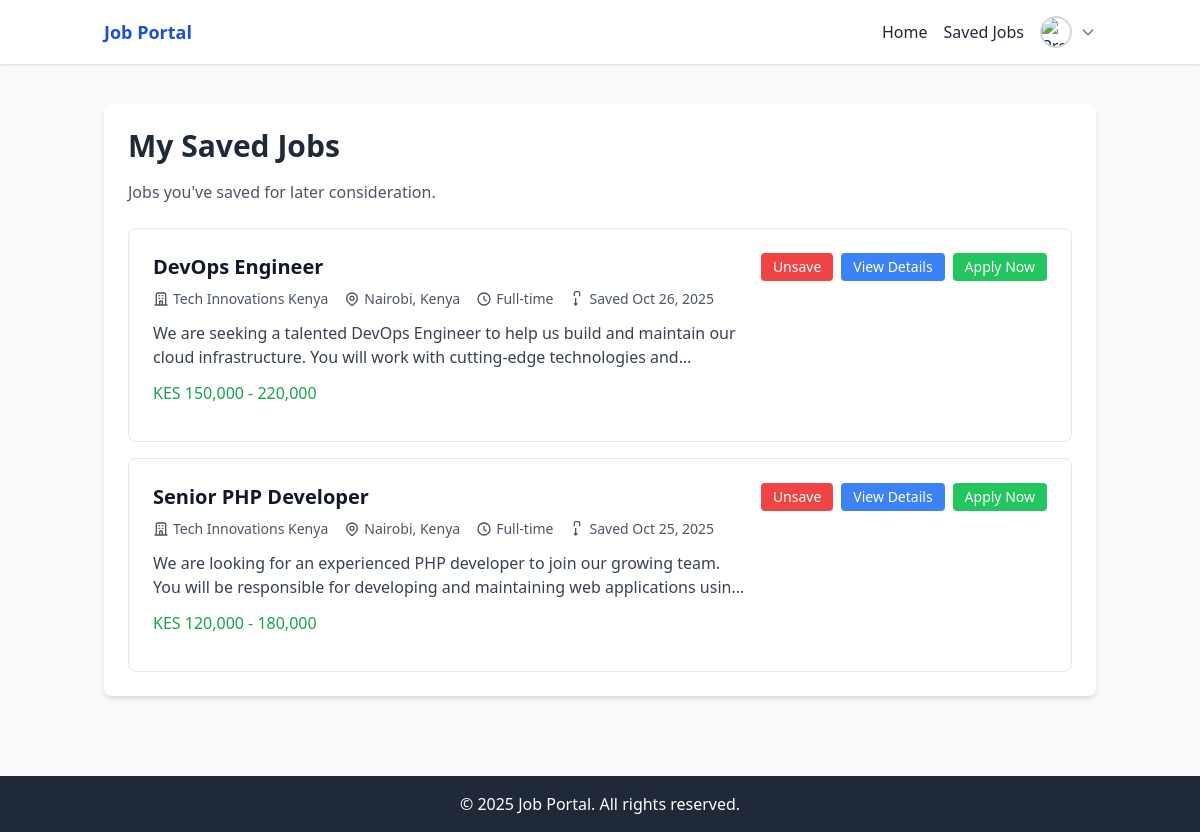
The page /jobs/saved-jobs.php (signed in) on the database its author committed.
### tables this page shows
CREATE TABLE `saved_jobs` (
  `uuid` char(36) NOT NULL,
  `job_uuid` char(36) NOT NULL,
  `job_seeker_uuid` char(36) NOT NULL,
  `saved_at` timestamp NOT NULL DEFAULT current_timestamp()
);

CREATE TABLE `job_posts` (
  `uuid` char(36) NOT NULL,
  `employer_uuid` char(36) NOT NULL,
  `title` varchar(150) NOT NULL,
  `job_level` varchar(100) DEFAULT NULL,
  `job_description` text NOT NULL,
  `job_type` varchar(100) DEFAULT NULL,
  `industry` varchar(100) DEFAULT NULL,
  `location` varchar(255) DEFAULT NULL,
  `salary_range` varchar(100) DEFAULT NULL,
  `additional_information` text DEFAULT NULL,
  `requirements_qualifications` text DEFAULT NULL,
  `status` enum('open','closed') DEFAULT 'open',
  `application_deadline` date DEFAULT NULL,
  `created_at` timestamp NOT NULL DEFAULT current_timestamp(),
  `updated_at` timestamp NOT NULL DEFAULT current_timestamp() ON UPDATE current_timestamp()
);

CREATE TABLE `employers` (
  `uuid` char(36) NOT NULL,
  `user_uuid` char(36) NOT NULL,
  `company_name` varchar(150) DEFAULT NULL,
  `contact_number` varchar(20) DEFAULT NULL,
  `location` varchar(255) DEFAULT NULL,
  `industry` varchar(100) DEFAULT NULL,
  `website` varchar(255) DEFAULT NULL,
  `company_logo` varchar(255) DEFAULT NULL,
  `about_company` text DEFAULT NULL,
  `created_at` timestamp NOT NULL DEFAULT current_timestamp(),
  `updated_at` timestamp NOT NULL DEFAULT current_timestamp() ON UPDATE current_timestamp()
);

### controllers/JobController.php (called while the page is built, shortened)
<?php
require_once __DIR__ . '/../models/Job.php';
require_once __DIR__ . '/../models/User.php';
class JobController {
    public function __construct($conn) {
        $this->job = new Job($conn);
        $this->user = new User($conn);
    }
}
?>

### helpers/session.php (called while the page is built, shortened)
<?php
function getUserId() {
  return $_SESSION['user_id'] ?? null;
}
?>

### models/User.php (called while the page is built, shortened)
<?php
class User {
    private $conn;
    public function __construct($db) {
        $this->conn = $db;
    }
public function getUserProfile($userId) {
  $roleStmt = $this->conn->prepare("SELECT role FROM users WHERE uuid = ?");
  $roleStmt->bind_param("s", $userId);
  $roleStmt->execute();
  $roleResult = $roleStmt->get_result();
  $roleData = $roleResult->fetch_assoc();
  $role = $roleData['role'];
  if ($role === 'jobseeker') {
    $sql = "
      SELECT
        u.uuid,
        u.email,
        u.profile_picture,
        u.role,
        u.is_verified,
        u.created_at,
        js.uuid as jobseeker_uuid,
        js.fullName,
        js.phone,
        js.gender,
        js.dob,
        js.location,
        js.bio,
        js.professional_title,
        js.skills,
        js.education,
        js.resume_file,
        js.profile_completed
      FROM users u
      LEFT JOIN job_seekers js ON u.uuid = js.user_uuid
      WHERE u.uuid = ?
    ";
  } else {
    $sql = "SELECT * FROM users WHERE uuid = ?";
  }
  $stmt = $this->conn->prepare($sql);
  $stmt->bind_param("s", $userId);
  $stmt->execute();
  $result = $stmt->get_result();
  $profile = $result->fetch_assoc();
  return $profile;
}
}
?>

### models/Job.php (called while the page is built, shortened)
<?php
class Job {
    private $conn;
    public function __construct($db) {
        $this->conn = $db;
    }
    public function getSavedJobs($jobseekerUuid) {
        $stmt = $this->conn->prepare("
            SELECT jp.*, e.company_name, sj.saved_at
            FROM saved_jobs sj
            JOIN job_posts jp ON sj.job_uuid = jp.uuid
            LEFT JOIN employers e ON jp.employer_uuid = e.uuid
            WHERE sj.job_seeker_uuid = ? AND jp.status = 'open'
            ORDER BY sj.saved_at DESC
        ");
        $stmt->bind_param("s", $jobseekerUuid);
        $stmt->execute();
        return $stmt->get_result()->fetch_all(MYSQLI_ASSOC);
    }
}
?>

### public/jobs/saved-jobs.php (the view, shortened to what this page needs)
<?php
require_once __DIR__ . '/../../helpers/session.php';
require_once __DIR__ . '/../../controllers/JobController.php';
require_once __DIR__ . '/../../config/db.php';
$jobController = new JobController($conn);
$userId = getUserId();
$jobseeker = $jobController->user->getUserProfile($userId);
$jobseekerUuid = $jobseeker['jobseeker_uuid'] ?? null;
$savedJobs = $jobController->job->getSavedJobs($jobseekerUuid);
include __DIR__ . '/../../includes/header.php';
?>
<div class="max-w-6xl mx-auto">
    <div class="bg-white rounded-lg shadow-md p-6 mb-6">
        <h1 class="text-3xl font-bold text-gray-800 mb-4">My Saved Jobs</h1>
        <p class="text-gray-600 mb-6">Jobs you've saved for later consideration.</p>
        <?php if (empty($savedJobs)): ?>
        <div class="text-center py-12">
            <div class="text-gray-500 mb-4">
                <svg class="mx-auto h-12 w-12 text-gray-400" fill="none" viewBox="0 0 24 24" stroke="currentColor">
                    <path stroke-linecap="round" stroke-linejoin="round" stroke-width="2"
                        d="M5 5a2 2 0 012-2h10a2 2 0 012 2v16l-7-3.5L5 21V5z" />
                </svg>
            </div>
            <h3 class="text-lg font-medium text-gray-900 mb-2">No saved jobs yet</h3>
            <p class="text-gray-500 mb-6">Start saving jobs that interest you to keep track of them here.</p>
            <a href="index.php" class="bg-blue-600 text-white px-6 py-2 rounded hover:bg-blue-700 transition">
                Browse Jobs
            </a>
        </div>
        <?php else: ?>
        <div class="space-y-4">
            <?php foreach ($savedJobs as $job): ?>
            <div class="border border-gray-200 rounded-lg p-6 hover:shadow-md transition-shadow">
                <div class="flex justify-between items-start">
                    <div class="flex-1">
                        <h3 class="text-xl font-semibold text-gray-900 mb-2">
                            <?php echo htmlspecialchars($job['title']); ?>
                        </h3>
                        <div class="flex items-center space-x-4 text-sm text-gray-600 mb-3">
                            <span class="flex items-center">
                                <svg class="w-4 h-4 mr-1" fill="none" stroke="currentColor" viewBox="0 0 24 24">
                                    <path stroke-linecap="round" stroke-linejoin="round" stroke-width="2"
                                        d="M19 21V5a2 2 0 00-2-2H7a2 2 0 00-2 2v16m14 0h2m-2 0h-5m-9 0H3m2 0h5M9 7h1m-1 4h1m4-4h1m-1 4h1m-5 10v-5a1 1 0 011-1h2a1 1 0 011 1v5m-4 0h4" />
                                </svg>
                                <?php echo htmlspecialchars($job['company_name'] ?? 'Company Name'); ?>
                            </span>
                            <span class="flex items-center">
                                <?php echo htmlspecialchars($job['location']); ?>
                            </span>
                            <span class="flex items-center">
                                <svg class="w-4 h-4 mr-1" fill="none" stroke="currentColor" viewBox="0 0 24 24">
                                    <path stroke-linecap="round" stroke-linejoin="round" stroke-width="2"
                                        d="M12 8v4l3 3m6-3a9 9 0 11-18 0 9 9 0 0118 0z" />
                                </svg>
                                <?php echo htmlspecialchars(ucfirst($job['job_type'])); ?>
                            </span>
                            <span class="flex items-center">
                                <svg class="w-4 h-4 mr-1" fill="none" stroke="currentColor" viewBox="0 0 24 24">
                                    <path stroke-linecap="round" stroke-linejoin="round" stroke-width="2"
                                        d="M8 7V3a2 2 0 012-2h4a2 2 0 012 2v4m-6 4v10m0 0l-2-2m2 2l2-2" />
                                </svg>
                                Saved <?php echo date('M j, Y', strtotime($job['saved_at'])); ?>
                            </span>
                        </div>
                        <p class="text-gray-700 mb-3 line-clamp-2">
                            <?php echo htmlspecialchars(substr($job['job_description'], 0, 200)) . (strlen($job['job_description']) > 200 ? '...' : ''); ?>
                        </p>
                        <?php if (!empty($job['salary_range'])): ?>
                        <p class="text-green-600 font-medium mb-3">
                            <?php echo htmlspecialchars($job['salary_range']); ?>
                        </p>
                        <?php endif; ?>
                    </div>
                    <div class="flex space-x-2 ml-4">
                        <button onclick="unsaveJob('<?php echo $job['uuid']; ?>', this.closest('.space-y-4 > div'))"
                            class="bg-red-500 text-white px-3 py-1 rounded text-sm hover:bg-red-600 focus:outline-none focus:ring-2 focus:ring-red-500 focus:ring-offset-2">
                            Unsave
                        </button>
                        <a href="job-details.php?id=<?php echo $job['uuid']; ?>"
                            class="bg-blue-500 text-white px-3 py-1 rounded text-sm hover:bg-blue-600 focus:outline-none focus:ring-2 focus:ring-blue-500 focus:ring-offset-2">
                            View Details
                        </a>
                        <a href="../applications/apply-job.php?id=<?php echo $job['uuid']; ?>"
                            class="bg-green-500 text-white px-3 py-1 rounded text-sm hover:bg-green-600 focus:outline-none focus:ring-2 focus:ring-green-500 focus:ring-offset-2">
                            Apply Now
                        </a>
                    </div>
                </div>
            </div>
            <?php endforeach; ?>
        </div>
        <?php endif; ?>
    </div>
</div>
<?php include __DIR__ . '/../../includes/footer.php'; ?>

### public/jobs/saved-jobs.php (style rules this page uses)
.line-clamp-2 { display: -webkit-box; -webkit-line-clamp: 2; -webkit-box-orient: vertical; overflow: hidden; }

### rows shown on the page
saved_jobs: job_uuid.title "DevOps Engineer", employers.company_name "Tech Innovations Kenya", job_uuid.location "Nairobi, Kenya", job_uuid.job_type "Full-time", saved_at "Oct 26, 2025", job_uuid.job_description "We are seeking a talented DevOps Engineer to help us build and maintain our cloud infrastructure. You will work with cutting-edge technologies…", job_uuid.salary_range "KES 150,000 - 220,000"
saved_jobs: job_uuid.title "Senior PHP Developer", employers.company_name "Tech Innovations Kenya", job_uuid.location "Nairobi, Kenya", job_uuid.job_type "Full-time", saved_at "Oct 25, 2025", job_uuid.job_description "We are looking for an experienced PHP developer to join our growing team. You will be responsible for developing and maintaining web applications…", job_uuid.salary_range "KES 120,000 - 180,000"
